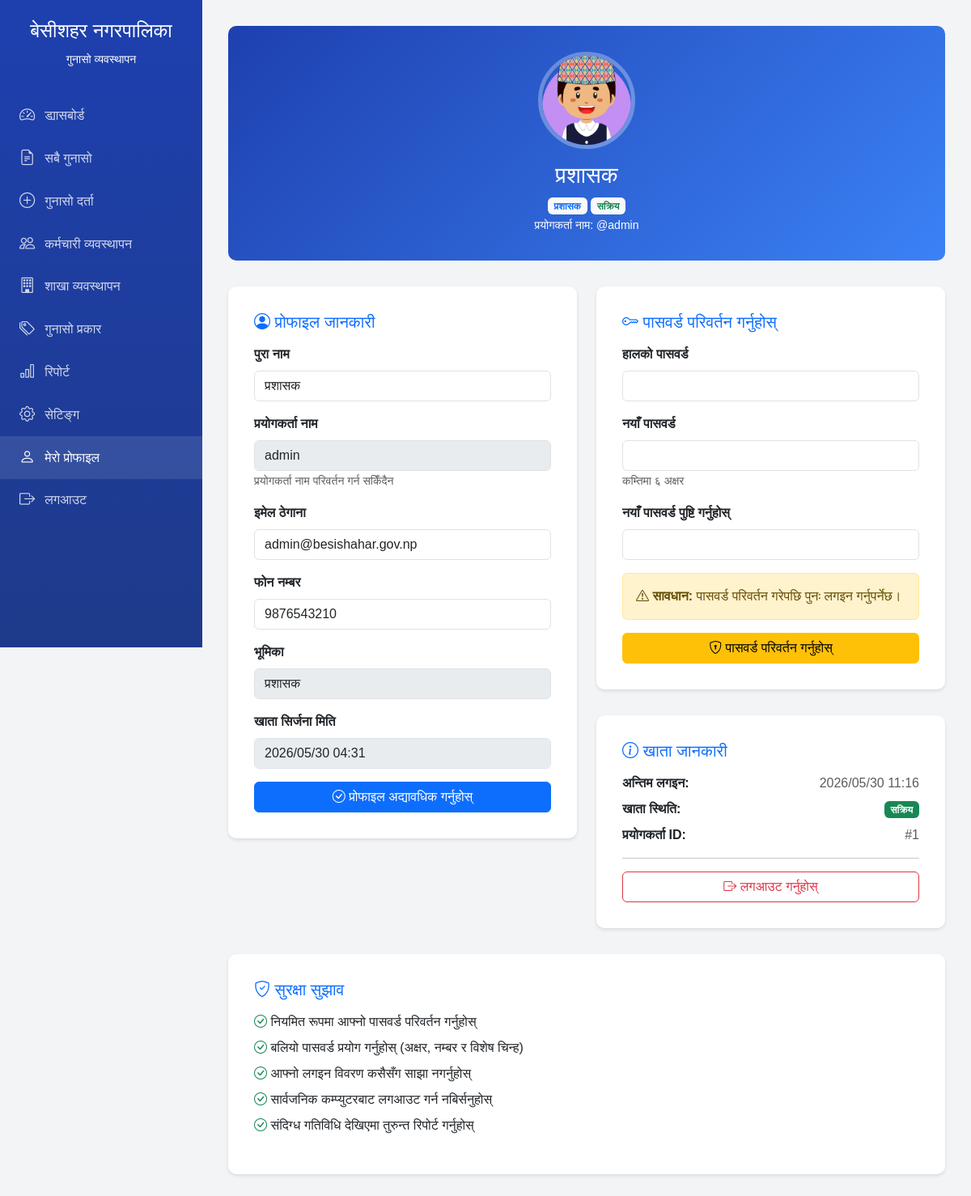
Screenshot of /admin/profile.php (signed in) with the database file from the repository.
### tables this page shows
CREATE TABLE users (
    id INT PRIMARY KEY AUTO_INCREMENT,
    name VARCHAR(100) NOT NULL,
    username VARCHAR(50) UNIQUE NOT NULL,
    password VARCHAR(255) NOT NULL,
    role ENUM('admin', 'employee') NOT NULL DEFAULT 'employee',
    email VARCHAR(100),
    phone VARCHAR(15),
    status ENUM('active', 'inactive') DEFAULT 'active',
    created_at TIMESTAMP DEFAULT CURRENT_TIMESTAMP,
    updated_at TIMESTAMP DEFAULT CURRENT_TIMESTAMP ON UPDATE CURRENT_TIMESTAMP
);

### config.php (called while the page is built, shortened)
<?php
function is_admin() {
    return isset($_SESSION['role']) && $_SESSION['role'] === 'admin';
}
?>

### admin/profile.php (the view, shortened to what this page needs)
<?php
require_once '../config.php';
$stmt = $conn->prepare("SELECT * FROM users WHERE id = ?");
$stmt->bind_param("i", $_SESSION['user_id']);
$stmt->execute();
$user = $stmt->get_result()->fetch_assoc();
?>
<!DOCTYPE html>
<html lang="ne">
<head>
    <link href="https://cdn.jsdelivr.net/npm/bootstrap@5.3.0/dist/css/bootstrap.min.css" rel="stylesheet">
    <link rel="stylesheet" href="https://cdn.jsdelivr.net/npm/bootstrap-icons@1.11.0/font/bootstrap-icons.css">
</head>
<body>
    <div class="sidebar">
        <div class="sidebar-brand">
            <h4>बेसीशहर नगरपालिका</h4>
            <small>गुनासो व्यवस्थापन</small>
        </div>
        <ul class="sidebar-menu">
            <li><a href="dashboard.php"><i class="bi bi-speedometer2"></i> ड्यासबोर्ड</a></li>
            <li><a href="complaints.php"><i class="bi bi-file-earmark-text"></i> सबै गुनासो</a></li>
                        <li><a href="/submit.php"><i class="bi bi-plus-circle"></i><span>गुनासो दर्ता</span></a></li>
            <?php if (is_admin()): ?>
            <li><a href="employees.php"><i class="bi bi-people"></i> कर्मचारी व्यवस्थापन</a></li>
            <li><a href="branches.php"><i class="bi bi-building"></i> शाखा व्यवस्थापन</a></li>
            <li><a href="types.php"><i class="bi bi-tags"></i> गुनासो प्रकार</a></li>
            <li><a href="reports.php"><i class="bi bi-bar-chart"></i> रिपोर्ट</a></li>
            <li><a href="settings.php"><i class="bi bi-gear"></i> सेटिङ्ग</a></li>
            <?php endif; ?>
            <li><a href="profile.php" class="active"><i class="bi bi-person"></i> मेरो प्रोफाइल</a></li>
            <li><a href="logout.php"><i class="bi bi-box-arrow-right"></i> लगआउट</a></li>
        </ul>
    </div>
    <div class="main-content">
        <div class="profile-header">
            <div class="profile-avatar">
                <img src="avatar.png" alt="Profile Photo">
            </div>
            <h3><?php echo htmlspecialchars($user['name']); ?></h3>
            <p class="mb-0">
                <?php if ($user['role'] === 'admin'): ?>
                    <span class="badge bg-light text-primary">प्रशासक</span>
                <?php else: ?>
                    <span class="badge bg-light text-primary">कर्मचारी</span>
                <?php endif; ?>
                <?php if ($user['status'] === 'active'): ?>
                    <span class="badge bg-light text-success">सक्रिय</span>
                <?php else: ?>
                    <span class="badge bg-light text-secondary">निष्क्रिय</span>
                <?php endif; ?>
            </p>
            <small>प्रयोगकर्ता नाम: @<?php echo htmlspecialchars($user['username']); ?></small>
        </div>
        <div class="row">
            <div class="col-md-6">
                <div class="content-card">
                    <h5 class="text-primary mb-3">
                        <i class="bi bi-person-circle"></i> प्रोफाइल जानकारी
                    </h5>
                    <form method="POST">
                        <div class="mb-3">
                            <label class="form-label fw-bold">पुरा नाम</label>
                            <input type="text" name="name" class="form-control"
                                   value="<?php echo htmlspecialchars($user['name']); ?>" required>
                        </div>
                        <div class="mb-3">
                            <label class="form-label fw-bold">प्रयोगकर्ता नाम</label>
                            <input type="text" class="form-control"
                                   value="<?php echo htmlspecialchars($user['username']); ?>" disabled>
                            <small class="text-muted">प्रयोगकर्ता नाम परिवर्तन गर्न सकिँदैन</small>
                        </div>
                        <div class="mb-3">
                            <label class="form-label fw-bold">इमेल ठेगाना</label>
                            <input type="email" name="email" class="form-control"
                                   value="<?php echo htmlspecialchars($user['email'] ?? ''); ?>">
                        </div>
                        <div class="mb-3">
                            <label class="form-label fw-bold">फोन नम्बर</label>
                            <input type="tel" name="phone" class="form-control"
                                   value="<?php echo htmlspecialchars($user['phone'] ?? ''); ?>">
                        </div>
                        <div class="mb-3">
                            <label class="form-label fw-bold">भूमिका</label>
                            <input type="text" class="form-control"
                                   value="<?php echo $user['role'] === 'admin' ? 'प्रशासक' : 'कर्मचारी'; ?>" disabled>
                        </div>
                        <div class="mb-3">
                            <label class="form-label fw-bold">खाता सिर्जना मिति</label>
                            <input type="text" class="form-control"
                                   value="<?php echo date('Y/m/d H:i', strtotime($user['created_at'])); ?>" disabled>
                        </div>
                        <button type="submit" name="update_profile" class="btn btn-primary w-100">
                            <i class="bi bi-check-circle"></i> प्रोफाइल अद्यावधिक गर्नुहोस्
                        </button>
                    </form>
                </div>
            </div>
            <div class="col-md-6">
                <div class="content-card">
                    <h5 class="text-primary mb-3">
                        <i class="bi bi-key"></i> पासवर्ड परिवर्तन गर्नुहोस्
                    </h5>
                    <form method="POST">
                        <div class="mb-3">
                            <label class="form-label fw-bold">हालको पासवर्ड</label>
                            <input type="password" name="current_password" class="form-control" required>
                        </div>
                        <div class="mb-3">
                            <label class="form-label fw-bold">नयाँ पासवर्ड</label>
                            <input type="password" name="new_password" class="form-control"
                                   required minlength="6" id="new_password">
                            <small class="text-muted">कम्तिमा ६ अक्षर</small>
                        </div>
                        <div class="mb-3">
                            <label class="form-label fw-bold">नयाँ पासवर्ड पुष्टि गर्नुहोस्</label>
                            <input type="password" name="confirm_password" class="form-control"
                                   required minlength="6" id="confirm_password">
                        </div>
                        <div class="alert alert-warning">
                            <i class="bi bi-exclamation-triangle"></i>
                            <strong>सावधान:</strong> पासवर्ड परिवर्तन गरेपछि पुनः लगइन गर्नुपर्नेछ।
                        </div>
                        <button type="submit" name="change_password" class="btn btn-warning w-100">
                            <i class="bi bi-shield-lock"></i> पासवर्ड परिवर्तन गर्नुहोस्
                        </button>
                    </form>
                </div>
                <div class="content-card">
                    <h5 class="text-primary mb-3">
                        <i class="bi bi-info-circle"></i> खाता जानकारी
                    </h5>
                    <div class="mb-3">
                        <div class="d-flex justify-content-between mb-2">
                            <strong>अन्तिम लगइन:</strong>
                            <span class="text-muted">
                                <?php echo isset($_SESSION['login_time']) ? date('Y/m/d H:i', $_SESSION['login_time']) : 'N/A'; ?>
                            </span>
                        </div>
                        <div class="d-flex justify-content-between mb-2">
                            <strong>खाता स्थिति:</strong>
                            <span>
                                <?php if ($user['status'] === 'active'): ?>
                                    <span class="badge bg-success">सक्रिय</span>
                                <?php else: ?>
                                    <span class="badge bg-secondary">निष्क्रिय</span>
                                <?php endif; ?>
                            </span>
                        </div>
                        <div class="d-flex justify-content-between mb-2">
                            <strong>प्रयोगकर्ता ID:</strong>
                            <span class="text-muted">#<?php echo $user['id']; ?></span>
                        </div>
                    </div>
                    <hr>
                    <div class="d-grid">
                        <a href="logout.php" class="btn btn-outline-danger">
                            <i class="bi bi-box-arrow-right"></i> लगआउट गर्नुहोस्
                        </a>
                    </div>
                </div>
            </div>
        </div>
        <div class="content-card">
            <h5 class="text-primary mb-3">
                <i class="bi bi-shield-check"></i> सुरक्षा सुझाव
            </h5>
            <ul class="list-unstyled">
                <li class="mb-2">
                    <i class="bi bi-check-circle text-success"></i>
                    नियमित रूपमा आफ्नो पासवर्ड परिवर्तन गर्नुहोस्
                </li>
                <li class="mb-2">
                    <i class="bi bi-check-circle text-success"></i>
                    बलियो पासवर्ड प्रयोग गर्नुहोस् (अक्षर, नम्बर र विशेष चिन्ह)
                </li>
                <li class="mb-2">
                    <i class="bi bi-check-circle text-success"></i>
                    आफ्नो लगइन विवरण कसैसँग साझा नगर्नुहोस्
                </li>
                <li class="mb-2">
                    <i class="bi bi-check-circle text-success"></i>
                    सार्वजनिक कम्प्युटरबाट लगआउट गर्न नबिर्सनुहोस्
                </li>
                <li class="mb-2">
                    <i class="bi bi-check-circle text-success"></i>
                    संदिग्ध गतिविधि देखिएमा तुरुन्त रिपोर्ट गर्नुहोस्
                </li>
            </ul>
        </div>
    </div>
</body>
</html>

### admin/profile.php (style rules this page uses)
:root { --primary-color: #1e40af; --sidebar-width: 250px; }
body { font-family: 'Poppins', Arial, sans-serif; background-color: #f3f4f6; }
.sidebar { position: fixed; top: 0; left: 0; height: 100vh; width: var(--sidebar-width); background: linear-gradient(180deg, var(--primary-color), #1e3a8a); color: white; padding: 1.5rem 0; overflow-y: auto; z-index: 1000; }
.sidebar-brand { padding: 0 1.5rem; margin-bottom: 2rem; text-align: center; }
.sidebar-menu { list-style: none; padding: 0; margin: 0; }
.sidebar-menu li a { display: flex; align-items: center; padding: 0.75rem 1.5rem; color: rgba(255,255,255,0.8); text-decoration: none; transition: all 0.3s; }
.sidebar-menu li a:hover, .sidebar-menu li a.active { background: rgba(255,255,255,0.1); color: white; }
.sidebar-menu li a i { margin-right: 0.75rem; font-size: 1.2rem; }
.main-content { margin-left: var(--sidebar-width); padding: 2rem; }
.content-card { background: white; border-radius: 10px; padding: 2rem; box-shadow: 0 2px 4px rgba(0,0,0,0.1); margin-bottom: 2rem; }
.profile-header { text-align: center; padding: 2rem; background: linear-gradient(135deg, var(--primary-color), #3b82f6); color: white; border-radius: 10px; margin-bottom: 2rem; }
.profile-avatar { width: 120px; height: 120px; border-radius: 50%; overflow: hidden; margin: 0 auto 1rem; border: 5px solid rgba(255,255,255,0.3); }
.profile-avatar img { width: 100%; height: 100%; object-fit: cover; display: block; }

### rows the page displays
users: name "प्रशासक", username "admin", email "admin@besishahar.gov.np", phone "9876543210", role "प्रशासक", created_at "2026/05/30 04:31", id "1"

### other values shown
date('Y/m/d H:i', $_SESSION['login_time']) "2026/05/30 11:16"
